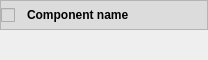
<?xml version="1.0" encoding="UTF-8"?>
<ui version="4.0">
 <class>ComponentWidget</class>
 <widget class="QWidget" name="ComponentWidget">
  <property name="geometry">
   <rect>
    <x>0</x>
    <y>0</y>
    <width>208</width>
    <height>60</height>
   </rect>
  </property>
  <property name="sizePolicy">
   <sizepolicy hsizetype="Preferred" vsizetype="Minimum">
    <horstretch>0</horstretch>
    <verstretch>0</verstretch>
   </sizepolicy>
  </property>
  <property name="windowTitle">
   <string>Form</string>
  </property>
  <property name="styleSheet">
   <string notr="true"/>
  </property>
  <layout class="QVBoxLayout" name="verticalLayout">
   <property name="spacing">
    <number>0</number>
   </property>
   <property name="leftMargin">
    <number>0</number>
   </property>
   <property name="topMargin">
    <number>0</number>
   </property>
   <property name="rightMargin">
    <number>0</number>
   </property>
   <property name="bottomMargin">
    <number>0</number>
   </property>
   <item>
    <widget class="QFrame" name="componentTitlebar">
     <property name="sizePolicy">
      <sizepolicy hsizetype="Preferred" vsizetype="Minimum">
       <horstretch>0</horstretch>
       <verstretch>0</verstretch>
      </sizepolicy>
     </property>
     <property name="autoFillBackground">
      <bool>false</bool>
     </property>
     <property name="styleSheet">
      <string notr="true">background: rgb(220, 220, 220);
border: 1px solid rgb(180, 180, 180);</string>
     </property>
     <property name="frameShape">
      <enum>QFrame::StyledPanel</enum>
     </property>
     <property name="frameShadow">
      <enum>QFrame::Raised</enum>
     </property>
     <layout class="QHBoxLayout" name="horizontalLayout">
      <property name="leftMargin">
       <number>0</number>
      </property>
      <property name="topMargin">
       <number>0</number>
      </property>
      <property name="rightMargin">
       <number>0</number>
      </property>
      <property name="bottomMargin">
       <number>0</number>
      </property>
      <item>
       <widget class="QCheckBox" name="checkboxCollapsed">
        <property name="styleSheet">
         <string notr="true">QCheckBox {
	border: 0px transparent;
}
QCheckBox::indicator:checked {
    image: url(:/icons/collapsed);
}
QCheckBox::indicator:unchecked {
    image: url(:/icons/expanded);
}</string>
        </property>
        <property name="text">
         <string/>
        </property>
        <property name="checkable">
         <bool>true</bool>
        </property>
        <property name="checked">
         <bool>false</bool>
        </property>
       </widget>
      </item>
      <item>
       <widget class="QLabel" name="labelName">
        <property name="sizePolicy">
         <sizepolicy hsizetype="Expanding" vsizetype="Minimum">
          <horstretch>0</horstretch>
          <verstretch>0</verstretch>
         </sizepolicy>
        </property>
        <property name="font">
         <font>
          <weight>75</weight>
          <bold>true</bold>
         </font>
        </property>
        <property name="styleSheet">
         <string notr="true">border: 0px transparent;</string>
        </property>
        <property name="text">
         <string>Component name</string>
        </property>
       </widget>
      </item>
      <item>
       <widget class="QToolButton" name="buttonRemove">
        <property name="styleSheet">
         <string notr="true">background: transparent;
border: transparent;</string>
        </property>
        <property name="text">
         <string/>
        </property>
        <property name="icon">
         <iconset>
          <normalon>:/icons/close</normalon>
         </iconset>
        </property>
       </widget>
      </item>
     </layout>
    </widget>
   </item>
   <item>
    <widget class="QWidget" name="widget" native="true">
     <property name="sizePolicy">
      <sizepolicy hsizetype="Preferred" vsizetype="Minimum">
       <horstretch>0</horstretch>
       <verstretch>0</verstretch>
      </sizepolicy>
     </property>
    </widget>
   </item>
  </layout>
 </widget>
 <resources/>
 <connections/>
</ui>
